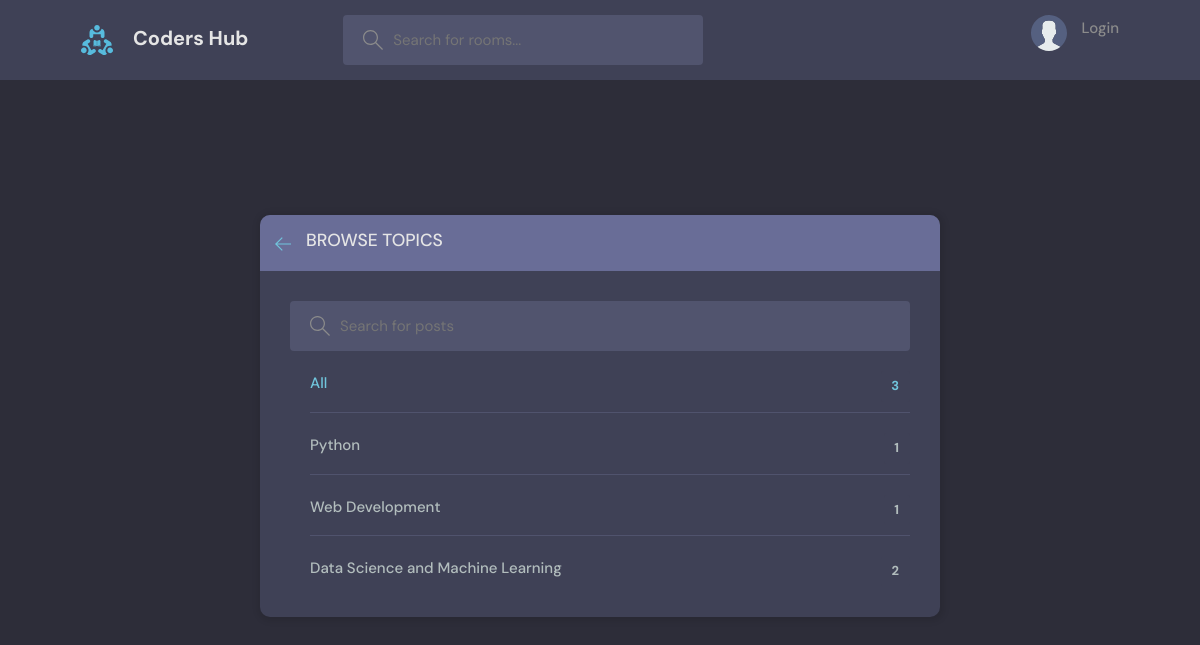
The app's page /topic/, older data.
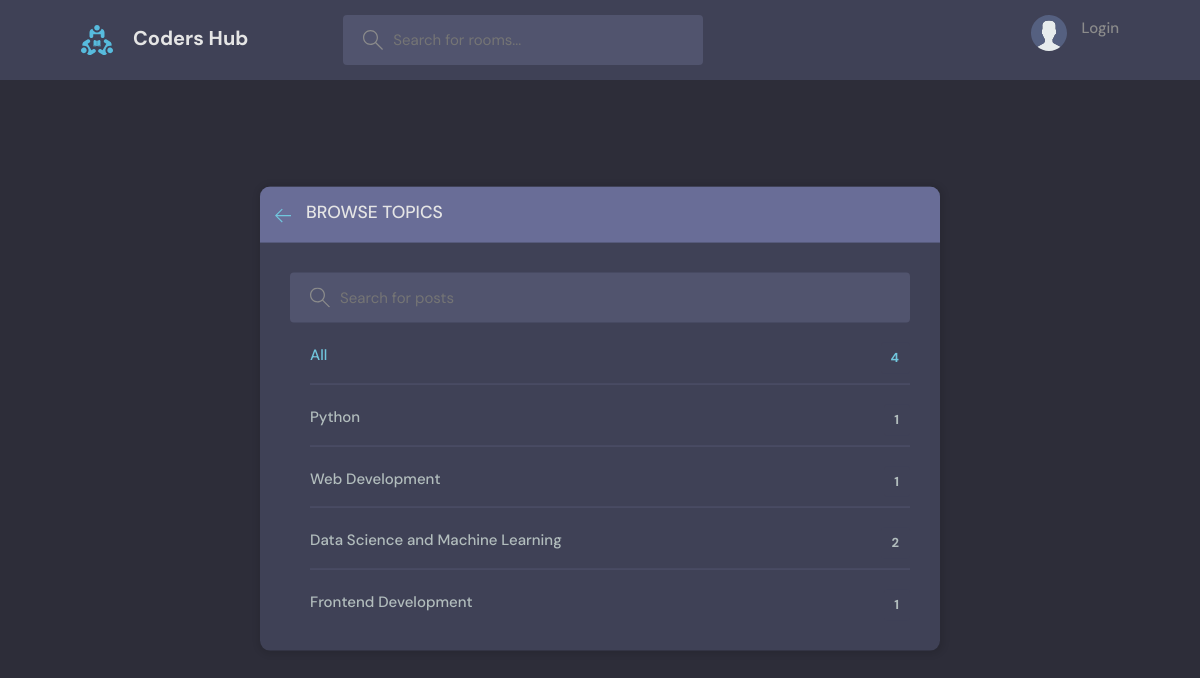
The same page, newer data.
### hub/models.py (models this page shows, shortened)
class Topic(models.Model):
    name = models.CharField(max_length=200)

### hub/views.py (the view)
# urls.py: path('topic/', views.topics, name="topics"),
def topics(request):
    t = request.GET.get('t') if request.GET.get('t') != None else ''
    topics = Topic.objects.filter(name__icontains = t)
    context = {'topics': topics}
    return render(request, 'hub/topics.html', context)

### hub/templates/hub/topics.html (shortened to what this page needs)
{% extends 'base.html' %}
{% block content %}
    <main class="create-room layout">
      <div class="container">
        <div class="layout__box">
          <div class="layout__boxHeader">
            <div class="layout__boxTitle">
              <a href="{{request.META.HTTP_REFERER}}">
                <svg version="1.1" xmlns="http://www.w3.org/2000/svg" width="32" height="32" viewBox="0 0 32 32">
                  <title>arrow-left</title>
                  <path
                    d="M13.723 2.286l-13.723 13.714 13.719 13.714 1.616-1.611-10.96-10.96h27.625v-2.286h-27.625l10.965-10.965-1.616-1.607z"
                  ></path>
                </svg>
              </a>
              <h3>Browse Topics</h3>
            </div>
          </div>
          <div class="topics-page layout__body">
            <form class="header__search" method="GET" action="">
              <label>
                <input placeholder="Search for posts" name="t"/>
              </label>
            </form>
            <ul class="topics__list">
              <li>
                <a href="{% url 'topics'%}" class="active">All <span>{{topics.count}}</span></a>
              </li>
              {% for topic in topics %}
              <li>
                <a href="{% url 'home'%}?t={{topic.name}}">{{topic.name}} <span>{{topic.room_set.all.count}}</span></a>
              </li>
              {% endfor%}
            </ul>
          </div>
        </div>
      </div>
    </main>
{% endblock %}

Row changes from the older to the newer data that the page shows:
added Topic: name "Frontend Development", room_set.all.count "1"
Text that changed along with them:
{{ topics.count }}: "3" → "4"
